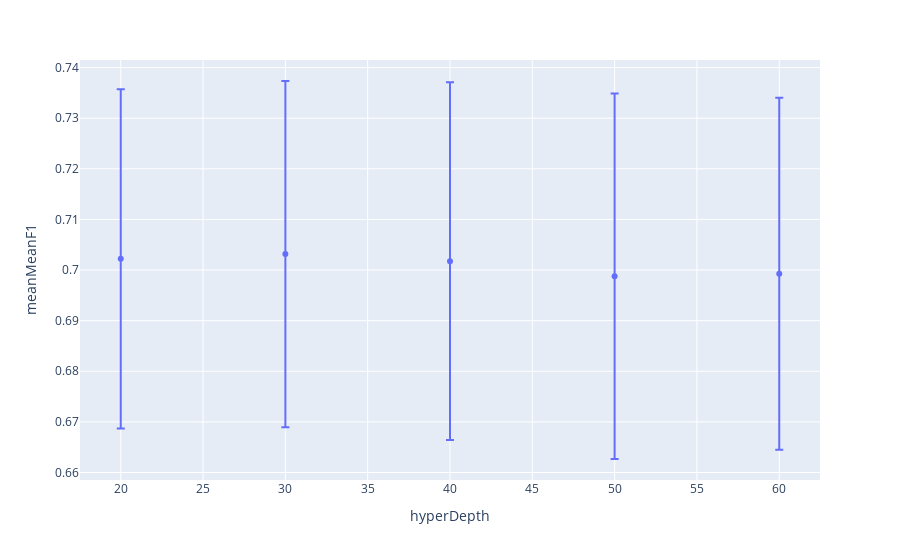

Notebook source saved alongside this figure:
### Code cell
aux=hyperParams[(hyperParams.hyperThres==optimal.hyperThres)&(hyperParams.hyperMinDuration==optimal.hyperMinDuration)&
                (hyperParams.hyperClose==optimal.hyperClose)&(hyperParams.hyperMaxDuration==optimal.hyperMaxDuration)].reset_index(drop=True)
px.scatter(aux,x='hyperDepth',y='meanMeanF1',error_y='stdMeanF1')

### Figure 1 — Plotly figure (JSON) as saved in the notebook; plotly's stock layout.template omitted (floating-point values rounded to 4 significant figures)
{"data": [{"error_y": {"array": [0.03353, 0.03419, 0.03534, 0.0361, 0.03476]}, "hovertemplate": "hyperDepth=%{x}<br>meanMeanF1=%{y}<extra></extra>", "legendgroup": "", "marker": {"color": "#636efa", "symbol": "circle"}, "mode": "markers", "name": "", "orientation": "v", "showlegend": false, "type": "scatter", "x": [20, 30, 40, 50, 60], "xaxis": "x", "y": [0.7022, 0.7032, 0.7018, 0.6988, 0.6993], "yaxis": "y"}], "layout": {"legend": {"tracegroupgap": 0}, "margin": {"t": 60}, "xaxis": {"anchor": "y", "domain": [0, 1], "title": {"text": "hyperDepth"}}, "yaxis": {"anchor": "x", "domain": [0, 1], "title": {"text": "meanMeanF1"}}}}
